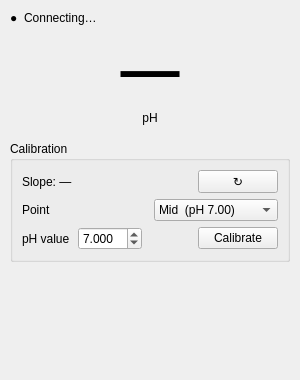
<?xml version="1.0" encoding="UTF-8"?>
<ui version="4.0">
 <class>PHSensorWidget</class>
 <widget class="QWidget" name="PHSensorWidget">
  <property name="geometry">
   <rect><x>0</x><y>0</y><width>300</width><height>380</height></rect>
  </property>
  <property name="windowTitle"><string>pH Sensor</string></property>

  <layout class="QVBoxLayout" name="root_layout">
   <property name="spacing"><number>8</number></property>
   <property name="leftMargin"><number>10</number></property>
   <property name="topMargin"><number>8</number></property>
   <property name="rightMargin"><number>10</number></property>
   <property name="bottomMargin"><number>8</number></property>

   <!-- Connection status row -->
   <item>
    <layout class="QHBoxLayout" name="conn_row">
     <property name="spacing"><number>6</number></property>
     <item>
      <widget class="QLabel" name="conn_dot_lbl">
       <property name="text"><string>●</string></property>
       <property name="maximumWidth"><number>16</number></property>
      </widget>
     </item>
     <item>
      <widget class="QLabel" name="conn_status_lbl">
       <property name="text"><string>Connecting…</string></property>
      </widget>
     </item>
     <item>
      <spacer>
       <property name="orientation"><enum>Qt::Orientation::Horizontal</enum></property>
       <property name="sizeHint" stdset="0"><size><width>20</width><height>20</height></size></property>
      </spacer>
     </item>
     <item>
      <widget class="QLabel" name="server_addr_lbl">
       <property name="text"><string></string></property>
       <property name="alignment"><set>Qt::AlignmentFlag::AlignRight|Qt::AlignmentFlag::AlignVCenter</set></property>
      </widget>
     </item>
    </layout>
   </item>

   <!-- Live pH reading -->
   <item>
    <widget class="QLabel" name="ph_value_lbl">
     <property name="text"><string>—</string></property>
     <property name="alignment"><set>Qt::AlignmentFlag::AlignCenter</set></property>
     <property name="minimumHeight"><number>84</number></property>
     <property name="font">
      <font><pointsize>44</pointsize><bold>true</bold></font>
     </property>
    </widget>
   </item>

   <!-- pH unit label -->
   <item>
    <widget class="QLabel" name="ph_unit_lbl">
     <property name="text"><string>pH</string></property>
     <property name="alignment"><set>Qt::AlignmentFlag::AlignCenter</set></property>
    </widget>
   </item>

   <!-- Graph placeholder — replaced at runtime with PHGraph -->
   <item>
    <widget class="QWidget" name="ph_graph_placeholder">
     <property name="minimumHeight"><number>80</number></property>
     <property name="maximumHeight"><number>100</number></property>
    </widget>
   </item>

   <!-- Calibration group -->
   <item>
    <widget class="QGroupBox" name="cal_group">
     <property name="title"><string>Calibration</string></property>
     <layout class="QVBoxLayout" name="cal_vbox">
      <property name="spacing"><number>6</number></property>

      <!-- Slope row -->
      <item>
       <layout class="QHBoxLayout" name="slope_row">
        <property name="spacing"><number>6</number></property>
        <item>
         <widget class="QLabel" name="slope_lbl">
          <property name="text"><string>Slope: —</string></property>
         </widget>
        </item>
        <item>
         <spacer>
          <property name="orientation"><enum>Qt::Orientation::Horizontal</enum></property>
          <property name="sizeHint" stdset="0"><size><width>20</width><height>20</height></size></property>
         </spacer>
        </item>
        <item>
         <widget class="QPushButton" name="read_slope_btn">
          <property name="text"><string>↻</string></property>
          <property name="maximumWidth"><number>28</number></property>
          <property name="toolTip"><string>Read probe slope from sensor</string></property>
         </widget>
        </item>
       </layout>
      </item>

      <!-- Point row -->
      <item>
       <layout class="QHBoxLayout" name="cal_point_row">
        <property name="spacing"><number>8</number></property>
        <item>
         <widget class="QLabel" name="cal_point_lbl">
          <property name="text"><string>Point</string></property>
          <property name="minimumWidth"><number>52</number></property>
         </widget>
        </item>
        <item>
         <widget class="QComboBox" name="cal_point_combo">
          <item><property name="text"><string>Mid  (pH 7.00)</string></property></item>
          <item><property name="text"><string>Low  (pH 4.00)</string></property></item>
          <item><property name="text"><string>High (pH 10.00)</string></property></item>
          <item><property name="text"><string>Clear (reset)</string></property></item>
         </widget>
        </item>
       </layout>
      </item>

      <!-- pH value row -->
      <item>
       <layout class="QHBoxLayout" name="cal_value_row">
        <property name="spacing"><number>8</number></property>
        <item>
         <widget class="QLabel" name="cal_value_lbl">
          <property name="text"><string>pH value</string></property>
          <property name="minimumWidth"><number>52</number></property>
         </widget>
        </item>
        <item>
         <widget class="QDoubleSpinBox" name="cal_value_spin">
          <property name="minimum"><double>0.000</double></property>
          <property name="maximum"><double>14.000</double></property>
          <property name="value"><double>7.000</double></property>
          <property name="decimals"><number>3</number></property>
          <property name="singleStep"><double>0.10</double></property>
         </widget>
        </item>
        <item>
         <spacer>
          <property name="orientation"><enum>Qt::Orientation::Horizontal</enum></property>
          <property name="sizeHint" stdset="0"><size><width>20</width><height>20</height></size></property>
         </spacer>
        </item>
        <item>
         <widget class="QPushButton" name="cal_run_btn">
          <property name="text"><string>Calibrate</string></property>
         </widget>
        </item>
       </layout>
      </item>

     </layout>
    </widget>
   </item>

   <!-- Vertical spacer -->
   <item>
    <spacer>
     <property name="orientation"><enum>Qt::Orientation::Vertical</enum></property>
     <property name="sizeHint" stdset="0"><size><width>20</width><height>8</height></size></property>
    </spacer>
   </item>

  </layout>
 </widget>
 <resources/>
 <connections/>
</ui>
